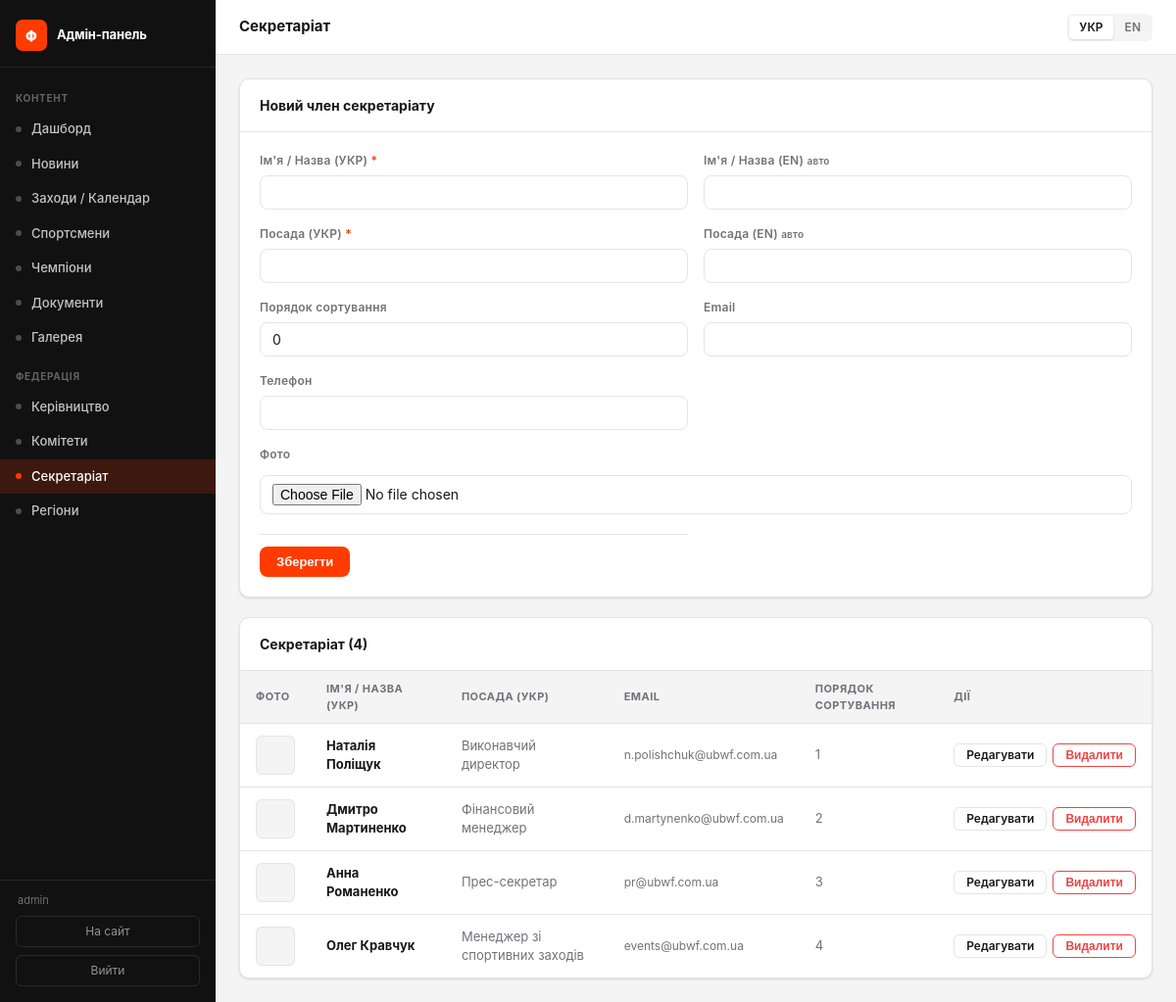
The app's page /admin/secretariat (signed in) with its own data.
### tables this page shows
CREATE TABLE secretariat (
        id INTEGER PRIMARY KEY AUTOINCREMENT,
        name TEXT NOT NULL,
        role TEXT NOT NULL,
        role_en TEXT,
        email TEXT,
        photo TEXT,
        sort_order INTEGER DEFAULT 0
    , phone TEXT, name_en TEXT);

### admin.py (the view)
@admin_bp.route('/secretariat')
@require_admin
def secretariat_list():
    rows = db.get_secretariat()
    return render_template('admin/secretariat.html', items=rows)

### admin.py (called while the page is built)
def _lang():
    return session.get('admin_lang', 'uk')

def require_admin(f):
    @functools.wraps(f)
    def decorated(*args, **kwargs):
        if not session.get('admin_logged_in'):
            return redirect(url_for('admin.login'))
        return f(*args, **kwargs)
    return decorated

@admin_bp.context_processor
def _ctx():
    lang = _lang()
    return {
        'admin_lang': lang,
        'L': _L[lang],
        'admin_user': session.get('admin_username', ''),
        'req_endpoint': request.endpoint or '',
    }

### app.py (called while the page is built)
@app.before_request
def set_language():
    lang = request.cookies.get('lang', 'uk')
    g.lang = lang if lang in SUPPORTED_LANGS else 'uk'
    g.t    = make_t(g.lang)

@app.context_processor
def inject_globals():
    return {
        'current_year': datetime.today().year,
        'lang': g.lang,
        't': g.t,
        'icon': _icon,
    }

def _fix_text_node(text):
    text = _PREP_RE.sub(lambda m: m.group(1) + ' ', text)
    text = _YEAR_RE.sub(r'\1 \2', text)
    return text

### db.py (called while the page is built)
def get_db():
    conn = sqlite3.connect(DB_PATH)
    conn.row_factory = sqlite3.Row
    conn.execute("PRAGMA journal_mode=WAL")
    return conn

def get_secretariat():
    conn = get_db()
    rows = conn.execute("SELECT * FROM secretariat ORDER BY sort_order").fetchall()
    conn.close()
    return rows

### translations.py (called while the page is built)
def make_t(lang):
    d = TRANSLATIONS.get(lang, UK)
    def t(key):
        return d.get(key, UK.get(key, key))
    return t

### templates/admin/secretariat.html (shortened to what this page needs)
{% extends "admin/base.html" %}
{% block page_title %}{{ L.secretariat }}{% endblock %}
{% block content %}
{% set editing = edit_item is defined and edit_item %}
<div class="a-card" style="margin-bottom:1.25rem;">
  <div class="a-card-header">
    <div class="a-card-title">{{ L.edit_secretariat if editing else L.new_secretariat }}</div>
  </div>
  <div class="a-card-body">
    <form method="post"
          action="{{ '/admin/secretariat/' ~ edit_item.id ~ '/edit' if editing else '/admin/secretariat/new' }}"
          enctype="multipart/form-data">
      <div class="a-form-grid cols-2">
        <div class="a-form-group">
          <label class="a-form-label">{{ L.name_uk }} <span>*</span></label>
          <input class="a-input" name="name" type="text" required
                 value="{{ edit_item.name if editing else '' }}">
        </div>
        <div class="a-form-group">
          <label class="a-form-label">{{ L.name_en }} <small class="muted">{{ 'авто' if admin_lang == 'uk' else 'auto' }}</small></label>
          <input class="a-input" name="name_en" type="text"
                 value="{{ edit_item.name_en if editing else '' }}">
        </div>
        <div class="a-form-group">
          <label class="a-form-label">{{ L.role_uk }} <span>*</span></label>
          <input class="a-input" name="role" type="text" required
                 value="{{ edit_item.role if editing else '' }}">
        </div>
        <div class="a-form-group">
          <label class="a-form-label">{{ L.role_en }} <small class="muted">{{ 'авто' if admin_lang == 'uk' else 'auto' }}</small></label>
          <input class="a-input" name="role_en" type="text"
                 value="{{ edit_item.role_en if editing else '' }}">
        </div>
        <div class="a-form-group">
          <label class="a-form-label">{{ L.sort_order }}</label>
          <input class="a-input" name="sort_order" type="number" min="0"
                 value="{{ edit_item.sort_order if editing else 0 }}">
        </div>
        <div class="a-form-group">
          <label class="a-form-label">{{ L.email }}</label>
          <input class="a-input" name="email" type="email"
                 value="{{ edit_item.email if editing else '' }}">
        </div>
        <div class="a-form-group">
          <label class="a-form-label">{{ L.phone }}</label>
          <input class="a-input" name="phone" type="tel"
                 value="{{ edit_item.phone if editing else '' }}">
        </div>
        <div class="a-form-group full">
          <label class="a-form-label">{{ L.photo }}</label>
          <input class="a-input" name="photo" type="file" accept="image/*" style="margin-top:.375rem;">
        </div>
        <div class="a-form-actions full">
          <button class="btn btn-primary" type="submit">{{ L.save }}</button>
        </div>
      </div>
    </form>
  </div>
</div>
<div class="a-card">
  <div class="a-card-header">
    <div class="a-card-title">{{ L.secretariat }} ({{ items|length }})</div>
  </div>
  {% if items %}
  <table class="a-table">
    <thead>
      <tr>
        <th>{{ L.photo }}</th>
        <th>{{ L.name_uk }}</th>
        <th>{{ L.role_uk }}</th>
        <th>{{ L.email }}</th>
        <th>{{ L.sort_order }}</th>
        <th>{{ L.actions }}</th>
      </tr>
    </thead>
    <tbody>
      {% for item in items %}
      <tr>
        <td>
          {% if item.photo %}
          <img class="a-thumb" src="/static/uploads/{{ item.photo }}" alt="">
          {% else %}
          <div style="width:40px;height:40px;background:var(--bg);border-radius:6px;border:1px solid var(--border);"></div>
          {% endif %}
        </td>
        <td><strong>{{ item.name }}</strong></td>
        <td class="muted">{{ item.role }}</td>
        <td class="muted" style="font-size:12px;">{{ item.email or '—' }}</td>
        <td class="muted">{{ item.sort_order }}</td>
        <td>
          <div class="a-actions">
            <a class="btn btn-ghost btn-sm" href="/admin/secretariat/{{ item.id }}/edit">{{ L.edit }}</a>
            <form method="post" action="/admin/secretariat/{{ item.id }}/delete" style="display:inline;"
                  onsubmit="return confirm('{{ L.confirm_delete }}')">
              <button class="btn btn-sm" style="color:var(--danger);border-color:currentColor;background:transparent;" type="submit">{{ L.delete }}</button>
            </form>
          </div>
        </td>
      </tr>
      {% endfor %}
    </tbody>
  </table>
  {% else %}
  <div class="a-empty">{{ 'Записів ще немає' if admin_lang == 'uk' else 'No records yet' }}</div>
  {% endif %}
</div>
{% endblock %}

### static/css/admin.css (style rules this page uses)
*, *::before, *::after { box-sizing: border-box; margin: 0; padding: 0; }
:root { --brand: #FF3B00; --brand-hover: #e03200; --sidebar-w: 220px; --sidebar-bg: #111; --sidebar-text: rgba(255,255,255,.75); --sidebar-active: #FF3B00; --bg: #f4f4f5; --surface: #fff; --border: #e4e4e7; --text: #18181b; --muted: #71717a; --radius: 10px; --danger: #ef4444; --success: #22c55e; --shadow: 0 1px 3px rgba(0,0,0,.08), 0 1px 2px rgba(0,0,0,.06); }
html, body { height: 100%; }
body { font-family: -apple-system, BlinkMacSystemFont, 'Segoe UI', Helvetica, Arial, sans-serif; font-size: 14px; line-height: 1.5; color: var(--text); background: var(--bg); }
.a-card { background: var(--surface); border: 1px solid var(--border); border-radius: var(--radius); box-shadow: var(--shadow); overflow: hidden; }
.a-card-header { padding: 1rem 1.25rem; border-bottom: 1px solid var(--border); display: flex; align-items: center; gap: .75rem; }
.a-card-title { font-size: 14px; font-weight: 700; flex: 1; }
.a-card-body { padding: 1.25rem; }
.a-table { width: 100%; border-collapse: collapse; font-size: 13px; }
.a-table th { text-align: left; padding: .625rem 1rem; font-size: 11px; font-weight: 700; letter-spacing: .04em; text-transform: uppercase; color: var(--muted); background: var(--bg); border-bottom: 1px solid var(--border); }
.a-table td { padding: .75rem 1rem; border-bottom: 1px solid var(--border); vertical-align: middle; }
.a-table tr:last-child td { border-bottom: none; }
.a-table .muted { color: var(--muted); }
.a-table .a-actions { display: flex; gap: .375rem; align-items: center; }
.btn { display: inline-flex; align-items: center; gap: .375rem; padding: .5rem 1rem; border-radius: 8px; font-size: 13px; font-weight: 600; cursor: pointer; border: 1px solid transparent; text-decoration: none; transition: all .15s; line-height: 1; }
.btn-primary { background: var(--brand); color: #fff; }
.btn-ghost { background: transparent; color: var(--text); border-color: var(--border); }
.btn-sm { padding: .3rem .75rem; font-size: 12px; border-radius: 6px; }
.a-form-grid { display: grid; gap: 1rem; }
.a-form-grid.cols-2 { grid-template-columns: 1fr 1fr; }
.a-form-group { display: flex; flex-direction: column; gap: .375rem; }
.a-form-group.full { grid-column: 1 / -1; }
.a-form-label { font-size: 12px; font-weight: 600; color: var(--muted); letter-spacing: .02em; }
.a-form-label span { color: var(--brand); }
.a-input, .a-select, .a-textarea { width: 100%; padding: .5rem .75rem; border: 1px solid var(--border); border-radius: 8px; font-size: 14px; color: var(--text); background: var(--surface); transition: border-color .15s, box-shadow .15s; font-family: inherit; }
.a-form-actions { display: flex; gap: .75rem; align-items: center; padding-top: .75rem; border-top: 1px solid var(--border); margin-top: .25rem; }

### records on screen
secretariat: name "Наталія Поліщук", role "Виконавчий директор", email "n.polishchuk@ubwf.com.ua", sort_order "1", edit "Редагувати", delete "Видалити"
secretariat: name "Дмитро Мартиненко", role "Фінансовий менеджер", email "d.martynenko@ubwf.com.ua", sort_order "2", edit "Редагувати", delete "Видалити"
secretariat: name "Анна Романенко", role "Прес-секретар", email "pr@ubwf.com.ua", sort_order "3", edit "Редагувати", delete "Видалити"
secretariat: name "Олег Кравчук", role "Менеджер зі спортивних заходів", email "events@ubwf.com.ua", sort_order "4", edit "Редагувати", delete "Видалити"

### other values on screen
{{ L.admin_panel }} "Адмін-панель"
{{ 'Контент' if admin_lang == 'uk' else 'Content' }} "КОНТЕНТ"
{{ L.dashboard }} "Дашборд"
{{ L.news }} "Новини"
{{ L.events }} "Заходи / Календар"
{{ L.athletes }} "Спортсмени"
{{ L.champions }} "Чемпіони"
{{ L.documents }} "Документи"
{{ L.gallery }} "Галерея"
{{ 'Федерація' if admin_lang == 'uk' else 'Federation' }} "ФЕДЕРАЦІЯ"
{{ L.leadership }} "Керівництво"
{{ L.committees }} "Комітети"
{{ L.secretariat }} "Секретаріат"
{{ L.regions }} "Регіони"
{{ admin_user }} "admin"
